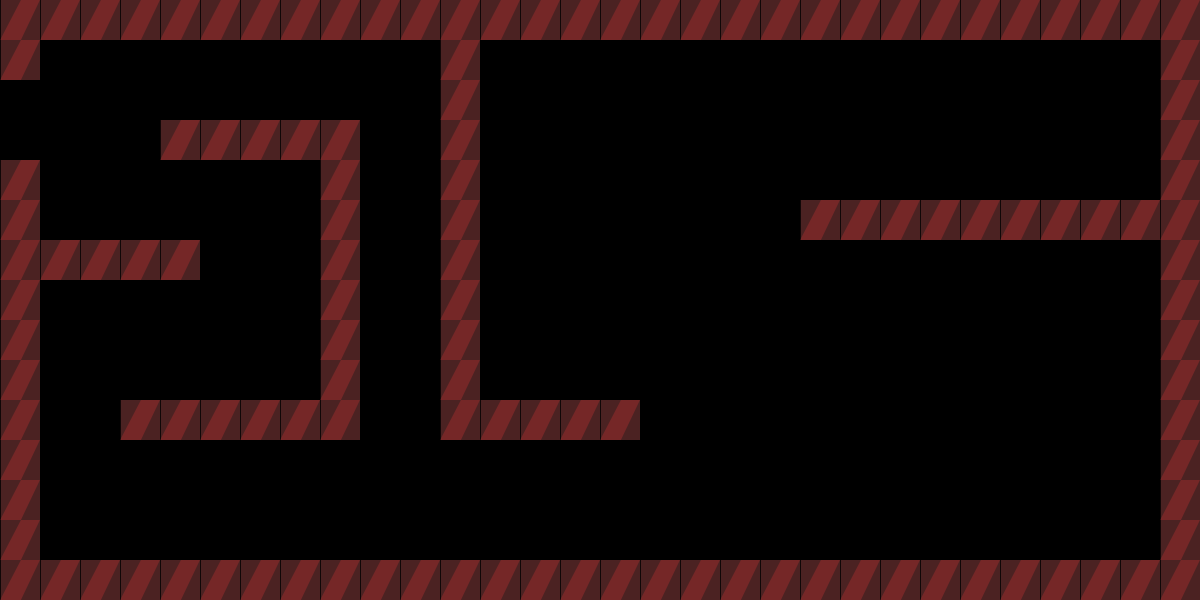

This is a level from a 2D game, rendered from its Tiled map with the project's own tilesets. A one-line summary and the map file follow, with tile-layer data summarised:
An orthogonal 30x15 tile map with 40x40 px tiles, 1 tile layer (Tile Layer 1).

<map version="1.0" orientation="orthogonal" width="30" height="15" tilewidth="40" tileheight="40">
 <tileset firstgid="1" name="TestTileset" tilewidth="40" tileheight="40">
  <image source="../images/tileset_placeholder.png" width="160" height="40" />
 </tileset>
 <layer name="Tile Layer 1" width="30" height="15">
  <data>[450 cells, 128 non-empty, 1 distinct tile ids]</data>
 </layer>
</map>
